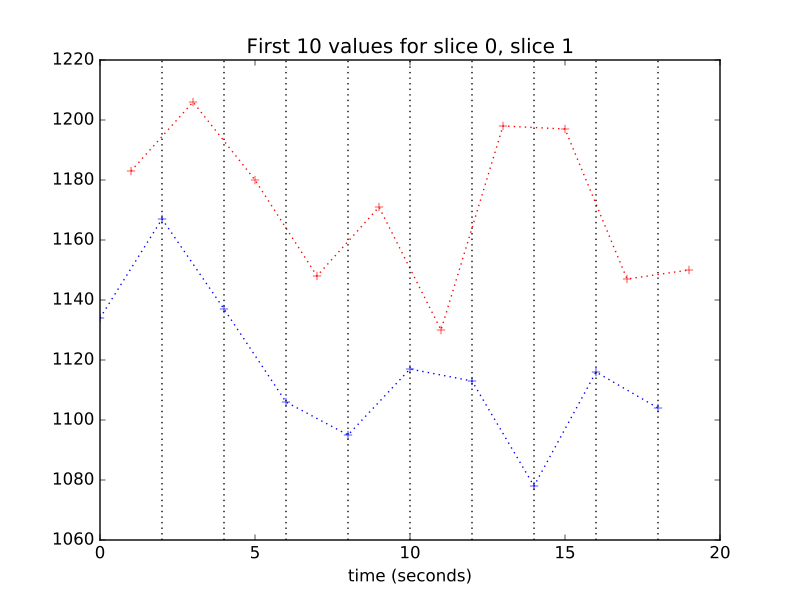

Reproduce this figure in Python.
plt.plot(times_slice_0[:10], time_course_slice_0[:10], 'b:+')
# [...]
plt.plot(times_slice_1[:10], time_course_slice_1[:10], 'r:+')
# [...]
plt.title('First 10 values for slice 0, slice 1')
# <...>
plt.xlabel('time (seconds)')  # doctest: +SKIP
# <...>
min_y, max_y = plt.ylim()
for i in range(1, 10):
    t = times_slice_0[i]
    plt.plot([t, t], [min_y, max_y], 'k:')
# [...]
